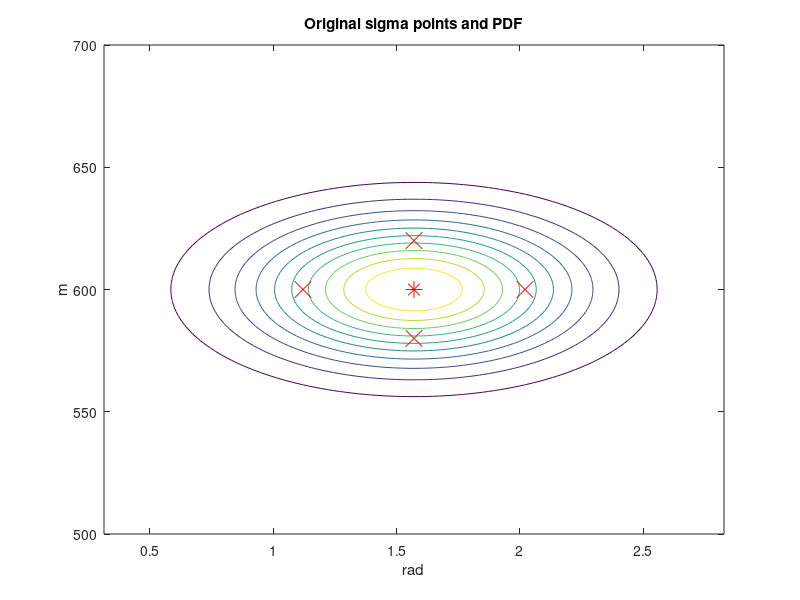
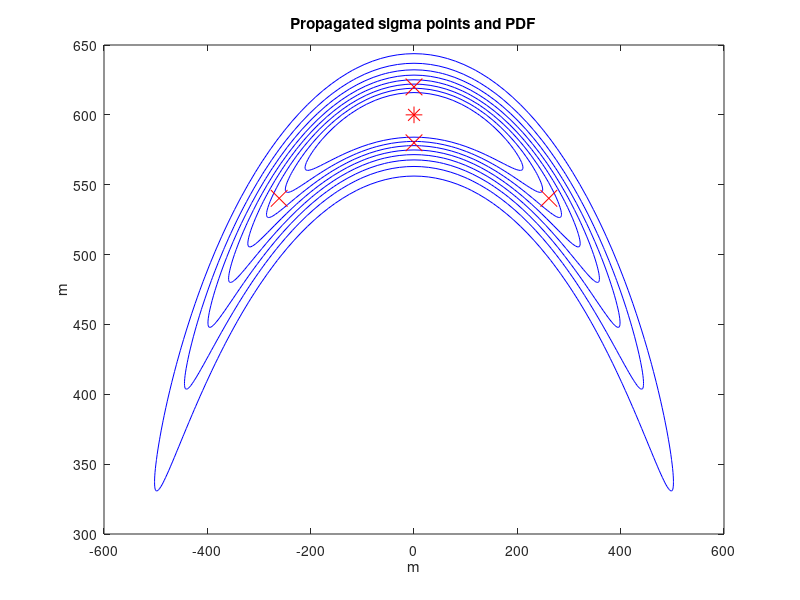
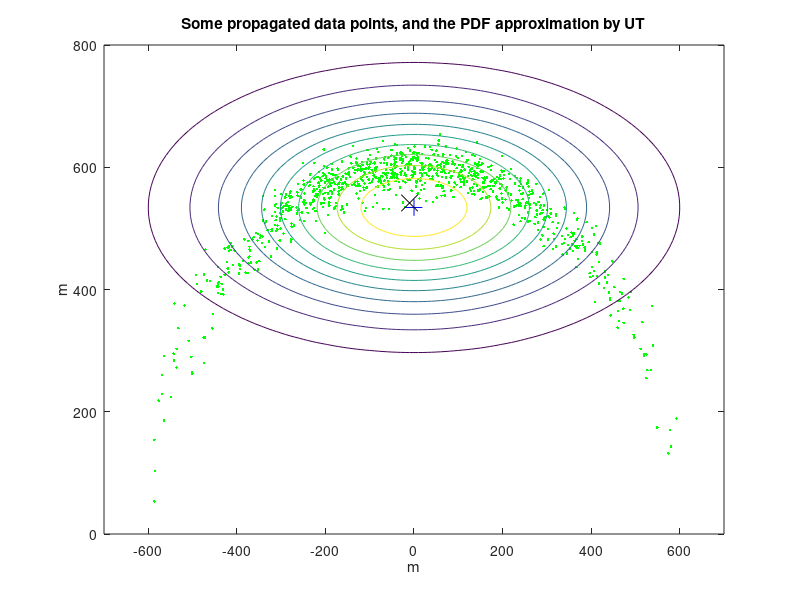

MATLAB code to generate these figures, in order:
%Unscented Transformation example
% from polar to Cartesian coordinates
% measurement of satellite position at T0

%
%reference position at T0
r0=600;
alpha0=pi/2;
%variances
sigr=20;
siga=0.45; %radians

%------------------------------------------------------
%bivariate Gaussian PDF on the alpha-r plane
al=0.4*pi;
da=-al:(al/50):al;
pN1=length(da);
dr=-100:1:100;
pN2=length(dr);
r=r0+dr;
a=alpha0+da;

C=[siga^2 0; 0 sigr^2];
mu1=alpha0; mu2=r0;
D=det(C);
K=1/(2*pi*sqrt(D)); Q=(C(1,1)*C(2,2))/(2*D);

p=zeros(pN1,pN2); %space for the PDF
for ni=1:pN1,
   for nj=1:pN2,
      aux1=(((a(ni)-mu1)^2)/C(1,1))+(((r(nj)-mu2).^2)/C(2,2));        
      p(ni,nj)= K*exp(-Q*aux1);
  end;
end;

%sigma points
mu1=alpha0; mu2=r0;
xs=zeros(2,6); %reserve space
xs0=[mu1; mu2];
xs(:,1)=xs0+[siga;0]; xs(:,2)=xs0+[0;sigr];
xs(:,3)=xs0-[siga;0]; xs(:,4)=xs0-[0;sigr];

figure(1)
contour(a,r,p'); hold on;
%sigma points
plot(xs0(1),xs0(2),'r*','MarkerSize',12); 
for nn=1:4,
   plot(xs(1,nn),xs(2,nn),'rx','MarkerSize',12);
end;   
title('Original sigma points and PDF');
xlabel('rad'); ylabel('m');

%------------------------------------------------------
%Transform PDF from alpha-r plane to x-y plane
MC=contourc(a,r,p');

auxA=1; aux0=0;
ncs=zeros(1,8); csa=zeros(8,500); csr=zeros(8,500);
for nn=1:8,
aux0=MC(2,auxA); %number of segments in contour leveln
ncs(nn)=aux0;
csa(nn,1:aux0)=MC(1,(auxA+1):auxA+aux0); %select the leveln segments
csr(nn,1:aux0)=MC(2,(auxA+1):auxA+aux0); %select the leveln segments
auxA=auxA+aux0+1;
end;

%transform sigma points
muy1=mu2*cos(mu1);
muy2=mu2*sin(mu1);
ys=zeros(2,6); %reserve space
ys0=[muy1; muy2];
for nn=1:4,
   ys(1,nn)=xs(2,nn)*cos(xs(1,nn));
   ys(2,nn)=xs(2,nn)*sin(xs(1,nn));
end;


figure(2)
for m=1:8,
   L=ncs(m);
   sm=zeros(2,L);
   for nn=1:L,
     axa=csa(m,nn); axr=csr(m,nn);
     sm(1,nn)=axr*cos(axa);
     sm(2,nn)=axr*sin(axa);
   end;   
   plot(sm(1,:),sm(2,:),'b'); hold on;
end;
%transformed sigma points
plot(ys0(1),ys0(2),'r*','MarkerSize',12); hold on;
for nn=1:4,
   plot(ys(1,nn),ys(2,nn),'rx','MarkerSize',12);
end; 
title('Propagated sigma points and PDF');
xlabel('m'); ylabel('m');

%-------------------------------------------------------
% Use sigma points

%UKF parameters (to be edited here)
N=2; %space dimension
alpha=0.55; kappa=1; beta=2;
%pre-computation of constants
lambda= ((alpha^2)*(N+kappa))-N;
aab=(1-(alpha^2)+beta); 
lN=lambda+N; LaN=lambda/lN; aaN=aab+LaN;

%mean: weighted average
ya=[0;0];
for nn=1:4,
   ya=ya+ys(:,nn);
end;
ya=ya/(2*lN);
ya=ya+(LaN*ys0);

%covariance: weighted average
aux=zeros(2,2); aux1=zeros(2,2);
for nn=1:4,
   aux=aux+(ys(:,nn)-ya(:))*(ys(:,nn)-ya(:))';
end;
aux=aux/(2*lN);
aux1=(ys0-ya)*(ys0-ya)';
Py=aux+(aaN*aux1);

%the Gaussian PDF approximation
C=Py;
mu1=ya(1); mu2=ya(2);
D=det(C);
K=1/(2*pi*sqrt(D)); Q=(C(1,1)*C(2,2))/(2*D);

x1=-700:10:700;
x2=0:10:900;
pN1=length(x1); pN2=length(x2);
yp=zeros(pN1,pN2); %space for the PDF
for ni=1:pN1,
   for nj=1:pN2,
      aux1=(((x1(ni)-mu1)^2)/C(1,1))+(((x2(nj)-mu2).^2)/C(2,2));        
      yp(ni,nj)= K*exp(-Q*aux1);
  end;
end;

%Set of random measurements
Np=1000; %number of random points
px=zeros(1,Np);
py=zeros(1,Np);
nr=sigr*randn(1,Np);
na=siga*randn(1,Np);
for nn=1:Np,
   r=r0+nr(nn);
   a=alpha0+na(nn);
   px(nn)=r*cos(a);
   py(nn)=r*sin(a);
end; 

xmean=sum(px/Np);
ymean=sum(py/Np);

figure(3)
plot(px,py,'g.'); hold on; %the points
contour(x1,x2,yp'); %the UT PDF approximation
plot(ya(1),ya(2),'b+', 'MarkerSize',12); %the PDF center
plot(xmean,ymean,'kx', 'MarkerSize',12); %the data mean
title('Some propagated data points, and the PDF approximation by UT');
xlabel('m'); ylabel('m');
axis([-700 700 0 800]);
